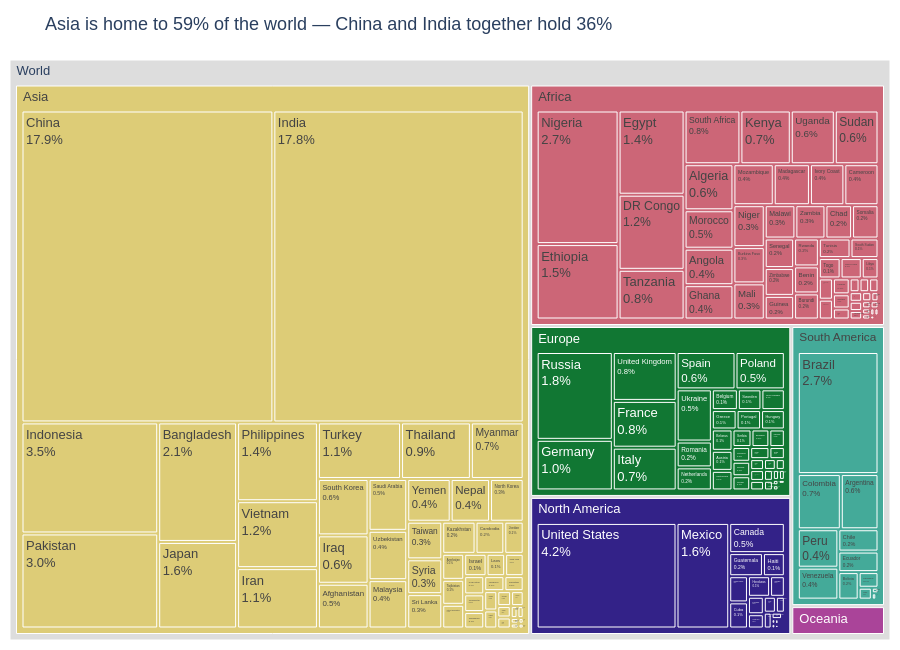

Source (notebook cell):
### Markdown cell above
**Chart choice & justification:** *Which chart did you choose, and why? Justify design choices.

*YOUR ANSWER HERE*
I used a treemap because it shows continents and their countries in one chart. A bigger box means more people.

### Code cell
# Q6
# YOUR CODE HERE
# Step 1: Numbers for the title
total = df['2022 Population'].sum()
asia_share = df.loc[df['Continent'] == 'Asia', '2022 Population'].sum() / total
ci_share = df.loc[df['Country'].isin(['China', 'India']), '2022 Population'].sum() / total

# Step 2: Treemap World -> Continent -> Country
fig = px.treemap(df, path=[px.Constant('World'), 'Continent', 'Country'], values='2022 Population',
                 color='Continent', color_discrete_sequence=px.colors.qualitative.Safe,
                 color_discrete_map={'(?)': '#DDDDDD'},      # grey root node
                 template='plotly_white', height=650)
fig.update_traces(texttemplate='%{label}<br>%{percentRoot:.1%}', root_color='white',
                  hovertemplate='<b>%{label}</b><br>%{value:,.0f} people<br>%{percentRoot:.1%} of world<extra></extra>')

# Step 3: Layout
fig.update_layout(title=f"Asia is home to {asia_share:.0%} of the world — China and India together hold {ci_share:.0%}",
                  font=dict(family='Arial', size=13), margin=dict(t=60, l=10, r=10, b=10))
fig.show()

### Figure 1 — Plotly figure (JSON) as saved in the notebook; plotly's stock layout.template omitted (floating-point values rounded to 4 significant figures; data arrays with more than 128 entries replaced by an {"elided": "..."} marker saying what was removed)
{"data": [{"branchvalues": "total", "customdata": {"elided": "241x1 str values"}, "domain": {"x": [0, 1], "y": [0, 1]}, "hovertemplate": "<b>%{label}</b><br>%{value:,.0f} people<br>%{percentRoot:.1%} of world<extra></extra>", "ids": {"elided": "241 str values"}, "labels": {"elided": "241 str values"}, "marker": {"colors": {"elided": "241 str values"}}, "name": "", "parents": {"elided": "241 str values"}, "root": {"color": "white"}, "texttemplate": "%{label}<br>%{percentRoot:.1%}", "type": "treemap", "values": {"elided": "241 float values"}}], "layout": {"font": {"family": "Arial", "size": 13}, "height": 650, "legend": {"tracegroupgap": 0}, "margin": {"b": 10, "l": 10, "r": 10, "t": 60}, "title": {"text": "Asia is home to 59% of the world — China and India together hold 36%"}, "treemapcolorway": ["rgb(136, 204, 238)", "rgb(204, 102, 119)", "rgb(221, 204, 119)", "rgb(17, 119, 51)", "rgb(51, 34, 136)", "rgb(170, 68, 153)", "rgb(68, 170, 153)", "rgb(153, 153, 51)", "rgb(136, 34, 85)", "rgb(102, 17, 0)", "rgb(136, 136, 136)"]}}
